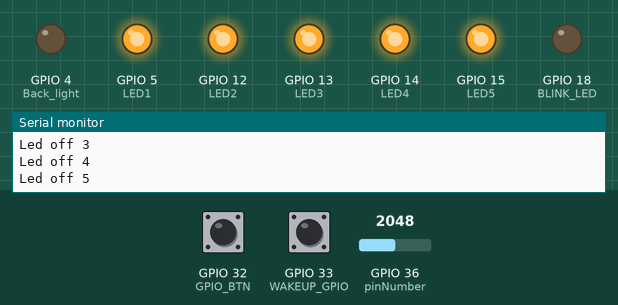
Bench run of a program on a simulated ESP32. Parts: output pins drawn as LEDs (lit = HIGH), the last lines printed to the serial monitor. The inputs (shaded band) are chosen by the test bench; at power-on: GPIO 36 (pinNumber) = 2048, GPIO 32 (GPIO_BTN) LOW, GPIO 33 (WAKEUP_GPIO) LOW. Nothing arrives over Bluetooth unless stated; a phone connects over Bluetooth LE 3 s after start.

Above: at 9.0 s.
9.1 s: GPIO 36 (pinNumber) set to 3849
11.5 s: GPIO 36 (pinNumber) set to 3947
13.0 s: GPIO 32 (GPIO_BTN) pulled HIGH for 3.2 s
At 18.66 s:
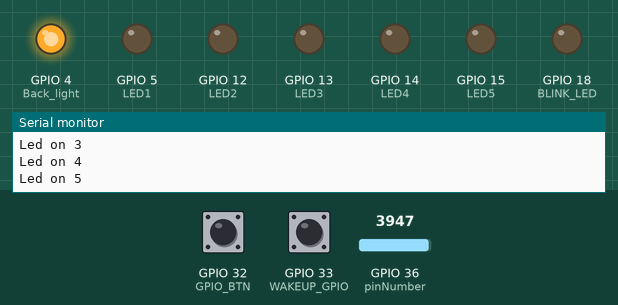
At 20.1 s:
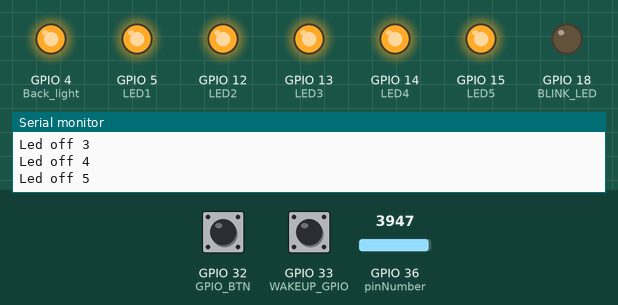
21.1 s: GPIO 36 (pinNumber) set to 4095
Timing chart, 0 to 24.1 s (numbered marks = the images above; inputs shaded):
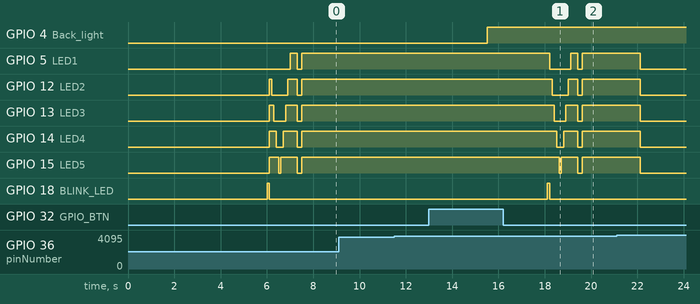

The program:

main.cpp
````````````````````````````````````````````````````````````````cpp
#include <Arduino.h>
/*
  Deep Sleep with External Wake Up
  =====================================
  This code displays how to use deep sleep with
  an external trigger as a wake up source and how
  to store data in RTC memory to use it over reboots

  This code is under Public Domain License.

  Hardware Connections
  ======================
  Push Button to GPIO 33 pulled down with a 10K Ohm
  resistor

  NOTE:
  ======
  Only RTC IO can be used as a source for external wake
  source. They are pins: 0,2,4,12-15,25-27,32-39.

  Author:
  Pranav Cherukupalli <cherukupallip@gmail.com>
*/
#include "driver/rtc_io.h"

//Include BLE libs
#include <BLEDevice.h>
#include <BLEServer.h>
#include <BLEUtils.h>
#include <BLE2902.h>
#include <test.h>


volatile byte NrbOfAdc = 0;
volatile bool backLightOn = false;
volatile bool backLightDetect = false;
volatile unsigned long int currenttime = 0;
volatile unsigned int NrbOfWakeUp = 0;
double sensorValue = 0;  // variable to store the value coming from the sensor


#define BUTTON_PIN_BITMASK(GPIO) (1ULL << GPIO)  // 2 ^ GPIO_NUMBER in hex
#define USE_EXT0_WAKEUP          1               // 1 = EXT0 wakeup, 0 = EXT1 wakeup

#ifdef ARDUINO_ESP32S3_DEV
 #define WAKEUP_GPIO              GPIO_NUM_7     // Only RTC IO are allowed - ESP32 Pin example
 #define GPIO_BTN                 GPIO_NUM_8     // ADC BTN
 #define RGB_BRIGHTNESS           10             // Change white brightness (max 255)
 #define BLINK_LED                GPIO_NUM_21    // Blue LED 21
 #else
 #define BLINK_LED                GPIO_NUM_18     // Blue LED 1
 #define WAKEUP_GPIO              GPIO_NUM_33     // Only RTC IO are allowed - ESP32 Pin example
 #define GPIO_BTN                 GPIO_NUM_32     // ADC BTN
 #define LED_PIN
#endif

//#define BLINK_LED                GPIO_NUM_18     // Blue LED 1
#define Back_light               GPIO_NUM_4      // Backlight //TODO CAPITAL LETTERS
#define debug
#define adc_ajustedment 13.2758


#define sleepTimeout              50000


unsigned long previousMillis1 = 0;
unsigned long previousMillis2 = 0;
const long timeToBlink = 200; // Interval for function1 (1 second)
const long updateLedAndBt = 2000; // Interval for function2 (2 seconds)


#ifdef ARDUINO_ESP32S3_DEV
 const byte pinNumber = 1; //Pin for ADC meassurement
#else
const byte pinNumber = 36; //Pin for ADC meassurement
#endif

unsigned long timeToSleep;
RTC_DATA_ATTR int bootCount = 0;

void getADC();
void checkADC();
void blinkLed();
void setLedLevel();
void setLedOn(byte  led);
void setLedOff(byte  led);
void turnOnBackLight();
void turnOffBackLight();

/********************************************************************************************/
/* Define the UUID for our Custom Service */
#define serviceID BLEUUID((uint16_t)0x1700)
/********************************************************************************************/


/********************************************************************************************/
/* Define our custom characteristic along with it's properties */
BLECharacteristic customCharacteristic(
  BLEUUID((uint16_t)0x1A00),
  BLECharacteristic::PROPERTY_READ |
  BLECharacteristic::PROPERTY_NOTIFY
);
BLECharacteristic customCharacteristic1(
  BLEUUID((uint16_t)0x1A01),
  BLECharacteristic::PROPERTY_READ |
  BLECharacteristic::PROPERTY_NOTIFY
);
/********************************************************************************************/


/********************************************************************************************/
//External interrupt from PIN36 reset timeout
void IRAM_ATTR isr() {
  timeToSleep=0;       //Reset the timeout timer
  //Serial.print("ISR called");
  if((millis()-currenttime <100000 )&&(backLightOn==false))
  {

    NrbOfWakeUp++;
   // Serial.print("Movement detected ");
   // Serial.print(millis()-currenttime);
   // Serial.print("   ");
   // Serial.println(NrbOfWakeUp);
  }
  else if (backLightOn==false){
    NrbOfWakeUp=0;
    //Serial.println("No movement detected, ready for next session");
    backLightDetect=false;
    //Serial.println(NrbOfWakeUp);
  }


//Serial.println("ISR detected");
}
/********************************************************************************************/


/********************************************************************************************/
/* This function handles the server callbacks */
bool deviceConnected = false;
class ServerCallbacks: public BLEServerCallbacks {
    void onConnect(BLEServer* MyServer) {
      deviceConnected = true;
    };

    void onDisconnect(BLEServer* MyServer) {
      deviceConnected = false;
    }
};
/********************************************************************************************/


/********************************************************************************************/
/*
  Method to print the reason by which ESP32
  has been awaken from sleep
*/
void print_wakeup_reason() {
  esp_sleep_wakeup_cause_t wakeup_reason;

  wakeup_reason = esp_sleep_get_wakeup_cause();

  switch (wakeup_reason) {
    case ESP_SLEEP_WAKEUP_EXT0:     Serial.println("Wakeup caused by external signal using RTC_IO"); break;
    case ESP_SLEEP_WAKEUP_EXT1:  {
    Serial.println("Wakeup caused by external signal using RTC_CNTL");
    NrbOfWakeUp=10; //Force turn on the backlight
    timeToSleep=0;       //Reset the timeout timer
    }
    break;
    case ESP_SLEEP_WAKEUP_TIMER:    Serial.println("Wakeup caused by timer"); break;
    case ESP_SLEEP_WAKEUP_TOUCHPAD: Serial.println("Wakeup caused by touchpad"); break;
    case ESP_SLEEP_WAKEUP_ULP:      Serial.println("Wakeup caused by ULP program"); break;
    default:                        Serial.printf("Wakeup was not caused by deep sleep: %d\n", wakeup_reason); break;
  }
}
/********************************************************************************************/


/********************************************************************************************/
//ISR for BTN press
void checkADC(){
  Serial.println("Function checkADC");
  NrbOfWakeUp=10; //Force turn on the backlight
  NrbOfAdc=0;
  timeToSleep=0;       //Reset the timeout timer
 // turnOnBackLight();
}

void setLedOn(byte  led)
{
Serial.print("Led on ");
Serial.println(led);
switch (led)
{
case 1:digitalWrite(LED1, LOW);  break;
case 2:digitalWrite(LED2, LOW);  break;
case 3:digitalWrite(LED3, LOW);  break;
case 4:digitalWrite(LED4, LOW);  break;
case 5:digitalWrite(LED5, LOW);  break;
default:
  break;
}
}

void setLedOff(byte  led)
{
  Serial.print("Led off ");
  Serial.println(led);
switch (led)
{
case 1:digitalWrite(LED1, HIGH);  break;
case 2:digitalWrite(LED2, HIGH);  break;
case 3:digitalWrite(LED3, HIGH);  break;
case 4:digitalWrite(LED4, HIGH);  break;
case 5:digitalWrite(LED5, HIGH);  break;
default:
  break;
}
}


/********************************************************************************************/
void setup() {
  Serial.begin(115200);
  delay(1000);  //Take some time to open up the Serial Monitor
  Serial.println("Step 1");
  //setup all pins
  pinMode(Back_light, OUTPUT);
  pinMode(BLINK_LED, OUTPUT);
  pinMode(WAKEUP_GPIO, INPUT);
  pinMode(GPIO_BTN, INPUT);


Serial.println("Pin set");


  //Setting LED1-5 for output
  setLedPinMode();

  Serial.println("Pin set");
  delay (5000);


  // Create and name the BLE Device
  #ifdef ARDUINO_ESP32S3_DEV
  BLEDevice::init("Bike_Batt_zero");
  #else
   BLEDevice::init("Bike_Batt");
  #endif
  /* Create the BLE Server */
  BLEServer *MyServer = BLEDevice::createServer();
  MyServer->setCallbacks(new ServerCallbacks());  // Set the function that handles Server Callbacks

  /* Add a service to our server */
  BLEService *customService = MyServer->createService(BLEUUID((uint16_t)0x1700)); //  A random ID has been selected

  /* Add a characteristic to the service */
  customService->addCharacteristic(&customCharacteristic);  //customCharacteristic was defined above
  /* Add a characteristic to the service */
  customService->addCharacteristic(&customCharacteristic1);  //customCharacteristic was defined above

  /* Add Descriptors to the Characteristic*/
  customCharacteristic.addDescriptor(new BLE2902());  //Add this line only if the characteristic has the Notify property
  customCharacteristic1.addDescriptor(new BLE2902());  //Add this line only if the characteristic has the Notify property

  BLEDescriptor VariableDescriptor(BLEUUID((uint16_t)0x2901));  /*```````````````````````````````````````````````````````````````*/
  VariableDescriptor.setValue("Show Battery Voltage");          /* Use this format to add a hint for the user. This is optional. */
  customCharacteristic.addDescriptor(&VariableDescriptor);    /*```````````````````````````````````````````````````````````````*/

  BLEDescriptor VariableDescriptor1(BLEUUID((uint16_t)0x2901));  /*```````````````````````````````````````````````````````````````*/
  VariableDescriptor1.setValue("Show timeout");          /* Use this format to add a hint for the user. This is optional. */
  customCharacteristic1.addDescriptor(&VariableDescriptor1);

  /* Configure Advertising with the Services to be advertised */
  MyServer->getAdvertising()->addServiceUUID(serviceID);

  // Start the service
  customService->start();

  // Start the Server/Advertising
  MyServer->getAdvertising()->start();

  Serial.println("Waiting for a Client to connect...");


   attachInterrupt(WAKEUP_GPIO, isr, RISING);  // Interrupt for shake sensor
   attachInterrupt(GPIO_BTN, checkADC, HIGH);  // Interrupt for BTN for ADC and LED
  timeToSleep=0;                               // Clear the time to sleep flag
  //Increment boot number and print it every reboot
  ++bootCount;
  Serial.println("Boot number: " + String(bootCount));

  //Print the wakeup reason for ESP32
  #ifdef debug
  print_wakeup_reason();
  #endif

  /*
    First we configure the wake up source
    We set our ESP32 to wake up for an external trigger.
    There are two types for ESP32, ext0 and ext1 .
    ext0 uses RTC_IO to wakeup thus requires RTC peripherals
    to be on while ext1 uses RTC Controller so does not need
    peripherals to be powered on.
    Note that using internal pullups/pulldowns also requires
    RTC peripherals to be turned on.
  */
#if USE_EXT0_WAKEUP
  esp_sleep_enable_ext0_wakeup(WAKEUP_GPIO, 1);  //1 = High, 0 = Low
  // Configure pullup/downs via RTCIO to tie wakeup pins to inactive level during deepsleep.
  // EXT0 resides in the same power domain (RTC_PERIPH) as the RTC IO pullup/downs.
  // No need to keep that power domain explicitly, unlike EXT1.
  rtc_gpio_pullup_dis(WAKEUP_GPIO);
  rtc_gpio_pulldown_en(WAKEUP_GPIO);
  //rtc_gpio_pulldown_dis(WAKEUP_GPIO);

//#else  // EXT1 WAKEUP
  //If you were to use ext1, you would use it like
  esp_sleep_enable_ext1_wakeup(BUTTON_PIN_BITMASK(GPIO_BTN), ESP_EXT1_WAKEUP_ANY_HIGH);
  /*
    If there are no external pull-up/downs, tie wakeup pins to inactive level with internal pull-up/downs via RTC IO
         during deepsleep. However, RTC IO relies on the RTC_PERIPH power domain. Keeping this power domain on will
         increase some power comsumption. However, if we turn off the RTC_PERIPH domain or if certain chips lack the RTC_PERIPH
         domain, we will use the HOLD feature to maintain the pull-up and pull-down on the pins during sleep.
  */
  rtc_gpio_pulldown_en(GPIO_BTN);  // GPIO33 is tie to GND in order to wake up in HIGH
  rtc_gpio_pullup_dis(GPIO_BTN);   // Disable PULL_UP in order to allow it to wakeup on HIGH
#endif
  //Go to sleep now
#ifdef debug
  Serial.println("End of setup");
#endif
}
/********************************************************************************************/


void loop() {
unsigned long currentMillis = millis();
int getData = -1;
//Serial.println("Loop");
  //This is not going to be called


  if (currentMillis - previousMillis1 >= timeToBlink)
  {
    Serial.println("Blick Led");
    blinkLed();
    previousMillis1 = millis();
  }


if (timeToSleep==1){  Serial.println("Restarting timeout");}


if (NrbOfAdc==0){

  setLedLevel(); //TODO
 NrbOfAdc=1;

}


if (currentMillis - previousMillis2 >= updateLedAndBt)
{
 //Call functions
 getADC();
 previousMillis2 = millis();
}

  //Prepare for movement detection to turn on backlight
  if ((backLightDetect==false)&&(backLightOn==false))
  {
    Serial.println("Ready for movement detection");
    backLightDetect=true;

  }

  //Window for turning on the backlight this could be ajusted, this will be depending on the sensitivity of the shake module
  if (NrbOfWakeUp>4)
  {
    Serial.print("Number of wakeup=");
    Serial.println(NrbOfWakeUp);
    turnOnBackLight();
  }

delayMicroseconds(100); //Small delay then the timeout will be sleepTimeout*100 = (550000*100 = 50 000 000) + some ADC meassurement = aprox 2 min
timeToSleep++;
//Serial.println(timeToSleep);
if (timeToSleep>sleepTimeout) {
#ifdef debug
 Serial.println("Going to sleep now");
#endif

#ifdef ARDUINO_ESP32S3_DEV
neopixelWrite(BLINK_LED,0,0,0); // Red
delay(100);
gpio_reset_pin(GPIO_NUM_7);
gpio_reset_pin(GPIO_NUM_8);
gpio_reset_pin(GPIO_NUM_21);
gpio_reset_pin(GPIO_NUM_4);
gpio_reset_pin(GPIO_NUM_5);
gpio_reset_pin(GPIO_NUM_12);

gpio_reset_pin(GPIO_NUM_13);
gpio_reset_pin(GPIO_NUM_14);
gpio_reset_pin(GPIO_NUM_15);
#else

 setPin(34);
 gpio_hold_en(GPIO_NUM_2);
 gpio_deep_sleep_hold_en();
 #endif
 esp_deep_sleep_start();
 }
}


/********************************************************************************************/
// Get the ADC and ajust the value
void getADC()
{
  char buffer[14];
  char buffer1[14];
  // Get the adjusted input value with the help of the 'analogReadAdjusted' function.
  float adjustedInputValue = analogReadAdjusted(pinNumber);
  // Calculate the adjusted voltage from the adjusted analog input value.
  float adjustedInputVoltage = 3.3 / 4096 * adjustedInputValue;
  float tenCellValue=(adjustedInputVoltage*adc_ajustedment)+0.6559;
  sensorValue=adjustedInputVoltage;
#ifdef debug
  Serial.print(timeToSleep);
  Serial.print(" | I new: ");
  Serial.print(adjustedInputValue, 3);
  Serial.print(" | V new: ");
  Serial.print(adjustedInputVoltage, 3);
  Serial.print(" | V 10 Cell: ");
  Serial.print(tenCellValue, 1);
  Serial.println();
#endif

  snprintf(buffer, sizeof(buffer), "%.1f", tenCellValue); // .2 specifies 2 decimal places
  snprintf(buffer1, sizeof(buffer1), "%d", timeToSleep); //

  //On send to BTLE if there is a device connected
  if (deviceConnected)
  {
    /* Set the value */
    // customCharacteristic.setValue((float&)adjustedInputVoltage);
    customCharacteristic.setValue((std::string)buffer);   //Set the string
    customCharacteristic.notify();                        // Notify the client of a change
    customCharacteristic1.setValue((std::string)buffer1);   //Set the string
    customCharacteristic1.notify();                        // Notify the client of a change
  }

  //setLed(adjustedInputVoltage);   //Set Status LED according voltage
}
/********************************************************************************************/


/********************************************************************************************/
//Blink Led to indicate alive
void blinkLed()
{
  #ifdef ARDUINO_ESP32S3_DEV
  neopixelWrite(BLINK_LED,0,0,RGB_BRIGHTNESS); // Red
  delay(100);
  neopixelWrite(BLINK_LED,0,0,0); // Red
  #else
   digitalWrite(BLINK_LED, HIGH); // turn the LED on (HIGH is the voltage level)
   delay(100);                       // wait for a second
   digitalWrite(BLINK_LED, LOW);  // turn the LED off by making the voltage LOW
  #endif
}
/********************************************************************************************/


void turnOnBackLight()
{
backLightOn=true;
NrbOfWakeUp=0;
Serial.println("Turn on Backlight");
//setLedOn(1);
digitalWrite(Back_light, HIGH); // turn the LED on (HIGH is the voltage level)
delay(300);
}

void turnOffBackLight()
{
  backLightOn=false;
  backLightDetect=false;
  NrbOfWakeUp=0;
  Serial.println("Turn off Backlight");
  //setLedOff(1);
  digitalWrite(Back_light, LOW); // turn the LED on (HIGH is the voltage level)
  delay(300);


}

void setLedLevel()
{

  digitalWrite(LED1,HIGH);
  digitalWrite(LED2,HIGH);
  digitalWrite(LED3,HIGH);
  digitalWrite(LED4,HIGH);
  digitalWrite(LED5,HIGH);

  //for (int i = 0; i < 10; i++) {
  for   (int a = 1; a < 6 ; a++)
  {
  setLedOn(a);
  delay(100);
  }

  for   (int a = 1; a < 6 ; a++)
  {
  setLedOff(6-a);
  delay(100);
  }

  delay(200);
  for   (int a = 1; a < 6 ; a++)
  {
  setLedOn(a);
  }
  delay(200);
  for   (int a = 1; a < 6 ; a++)
  {
  setLedOff(a);
  }
  delay(500);
  getADC();
 Serial.print("ADC reading ");
 Serial.println(sensorValue);
  if (sensorValue > battLevel1)   {    digitalWrite(LED1, LOW);  }  else  {    digitalWrite(LED1, HIGH);  }
  if (sensorValue > battLevel2)   {    digitalWrite(LED2, LOW);  }  else  {    digitalWrite(LED2, HIGH);  }
  if (sensorValue > battLevel3)   {    digitalWrite(LED3, LOW);  }  else  {    digitalWrite(LED3, HIGH);  }
  if (sensorValue > battLevel4)   {    digitalWrite(LED4, LOW);  }  else  {    digitalWrite(LED4, HIGH);  }
  if (sensorValue > battLevel5)   {    digitalWrite(LED5, LOW);  }  else  {    digitalWrite(LED5, HIGH);  }
  delay(5000);
  for   (int a = 1; a < 6 ; a++)
  {
  setLedOff(a);
  //setLedOn(a); //For debugging on setup do to reverse setup

  }
  delay(500);

  turnOnBackLight();
}
````````````````````````````````````````````````````````````````

test.h
```cpp
#define LED1                     GPIO_NUM_5
#define LED2                     GPIO_NUM_12
#define LED3                     GPIO_NUM_13
#define LED4                     GPIO_NUM_14
#define LED5                     GPIO_NUM_15

#define multiplecell //singlecell //multiplecell

#ifdef multiplecell //Voltage using a voltage devider
#define battLevel1                2.5
#define battLevel2                2.6
#define battLevel3                2.7
#define battLevel4                2.9
#define battLevel5                3.0
#endif

#ifdef singlecell
#define battLevel1                2.9
#define battLevel2                3.1
#define battLevel3                3.5
#define battLevel4                3.9
#define battLevel5                4.1
#endif


void setPin(int pinnumber);
void setLed(float adjustedInputVoltage);
void setLedPinMode();
double analogReadAdjusted(byte pinNumber);
```

Source omitted: test.cpp (3078 bytes)

Measured:
- after the input at 11.5 s, every drawn part: stays the same
- after the input at 13.0 s, GPIO 5 (LED1): HIGH → LOW after 5.2 s, → HIGH 0.90 s later, → LOW 0.30 s later, → HIGH 0.20 s later; GPIO 12 (LED2): HIGH → LOW after 5.3 s, → HIGH 0.70 s later, → LOW 0.40 s later, → HIGH 0.20 s later
